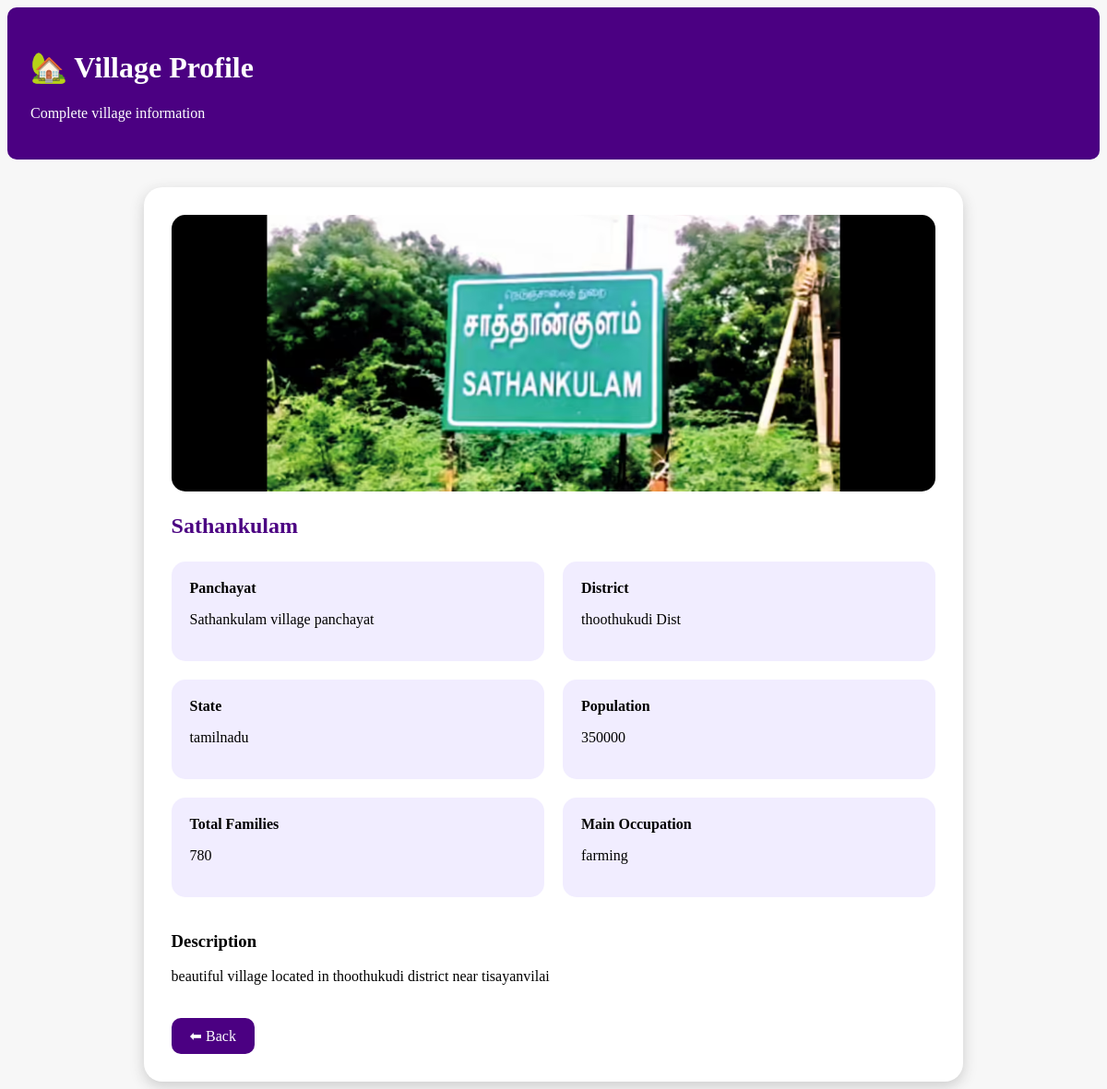
The page /citizen/village_hub/village_profile.php on the database its author committed.
### tables this page shows
CREATE TABLE `village_profile` (
  `id` int(11) NOT NULL,
  `village_name` varchar(100) NOT NULL,
  `panchayat_name` varchar(100) NOT NULL,
  `district` varchar(100) NOT NULL,
  `state` varchar(100) NOT NULL,
  `population` int(11) NOT NULL,
  `total_families` int(11) NOT NULL,
  `occupation` varchar(100) DEFAULT NULL,
  `description` text DEFAULT NULL,
  `office_image` varchar(255) DEFAULT NULL
);

### citizen/village_hub/village_profile.php (the view, shortened to what this page needs)
<?php
include("../../db.php");
$result = $conn->query("SELECT * FROM village_profile LIMIT 1");
$data = null;
if($result && $result->num_rows > 0)
{
    $data = $result->fetch_assoc();
}
?>
<!DOCTYPE html>
<html>
<head>
</head>
<body>
<div class="header">
<h1>🏡 Village Profile</h1>
<p>Complete village information</p>
</div>
<div class="container">
<div class="profile">
<?php if($data){ ?>
<?php
if(!empty($data['office_image']))
{
echo "<img src='../../assets/images/".$data['office_image']."'>";
}
?>
<h2>
<?php echo $data['village_name']; ?>
</h2>
<div class="row">
<div class="box">
<b>Panchayat</b>
<p>
<?php echo $data['panchayat_name']; ?>
</p>
</div>
<div class="box">
<b>District</b>
<p>
<?php echo $data['district']; ?>
</p>
</div>
<div class="box">
<b>State</b>
<p>
<?php echo $data['state']; ?>
</p>
</div>
<div class="box">
<b>Population</b>
<p>
<?php echo $data['population']; ?>
</p>
</div>
<div class="box">
<b>Total Families</b>
<p>
<?php echo $data['total_families']; ?>
</p>
</div>
<div class="box">
<b>Main Occupation</b>
<p>
<?php echo $data['occupation']; ?>
</p>
</div>
</div>
<br>
<h3>Description</h3>
<p>
<?php echo $data['description']; ?>
</p>
<?php
}
?>
<a class="back" href="village_hub_dashboard.php">
⬅ Back
</a>
</div>
</div>
</body>
</html>

### citizen/village_hub/village_profile.php (style rules this page uses)
body { font-family:'Playfair Display',serif; background:#f7f7f7; }
.header { background:indigo; color:white; padding:25px; border-radius:10px; position:relative; }
.container { margin-top:30px; display:flex; justify-content:center; }
.profile { width:70%; background:white; padding:30px; border-radius:20px; box-shadow:0 5px 15px #ccc; }
.profile img { width:100%; height:300px; object-fit:cover; border-radius:15px; }
.row { display:grid; grid-template-columns:1fr 1fr; gap:20px; margin-top:25px; }
.box { background:#f1edff; padding:20px; border-radius:15px; }
h2 { color:indigo; }
.back { display:inline-block; margin-top:20px; padding:10px 20px; background:indigo; color:white; border-radius:10px; text-decoration:none; }

### rows shown on the page
village_profile: office_image (picture), village_name "Sathankulam", panchayat_name "Sathankulam village panchayat", district "thoothukudi Dist", state "tamilnadu", population "350000", total_families "780", occupation "farming", description "beautiful village located in thoothukudi district near tisayanvilai"
